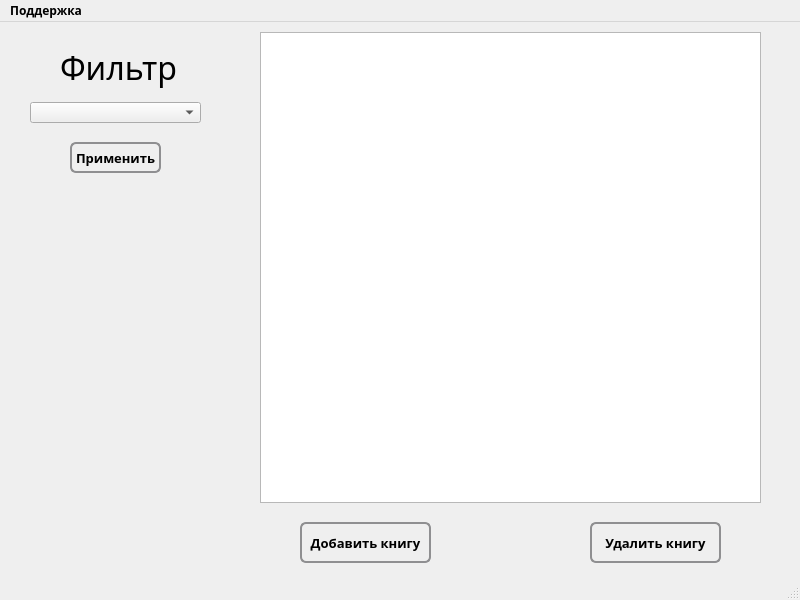
<?xml version="1.0" encoding="UTF-8"?>
<ui version="4.0">
 <class>MainWindow</class>
 <widget class="QMainWindow" name="MainWindow">
  <property name="geometry">
   <rect>
    <x>0</x>
    <y>0</y>
    <width>800</width>
    <height>600</height>
   </rect>
  </property>
  <property name="font">
   <font>
    <family>Manrope</family>
   </font>
  </property>
  <property name="windowTitle">
   <string>MainWindow</string>
  </property>
  <widget class="QWidget" name="centralwidget">
   <property name="font">
    <font>
     <family>Manrope</family>
    </font>
   </property>
   <widget class="QTableView" name="db_view">
    <property name="geometry">
     <rect>
      <x>260</x>
      <y>10</y>
      <width>501</width>
      <height>471</height>
     </rect>
    </property>
    <property name="font">
     <font>
      <family>HelveticaNeueCyr</family>
      <pointsize>10</pointsize>
      <weight>50</weight>
      <bold>false</bold>
     </font>
    </property>
    <property name="styleSheet">
     <string notr="true">QTableView {
    selection-background-color: qlineargradient(x1: 0, y1: 0, x2: 0.5, y2: 0.5,
                                stop: 0 #FF92BB, stop: 1 purple);
}</string>
    </property>
    <property name="sortingEnabled">
     <bool>false</bool>
    </property>
   </widget>
   <widget class="QPushButton" name="add_book">
    <property name="geometry">
     <rect>
      <x>300</x>
      <y>500</y>
      <width>131</width>
      <height>41</height>
     </rect>
    </property>
    <property name="font">
     <font>
      <family>Manrope</family>
      <pointsize>10</pointsize>
      <weight>75</weight>
      <bold>true</bold>
     </font>
    </property>
    <property name="styleSheet">
     <string notr="true">QPushButton {
    border: 2px solid #8f8f91;
    border-radius: 6px;
    background-color: qlineargradient(x1: 0, y1: 0, x2: 0, y2: 1,
                                      stop: 0 #f6f7fa, stop: 1 #dadbde);
    min-width: 80px;
}

QPushButton:pressed {
    background-color: qlineargradient(x1: 0, y1: 0, x2: 0, y2: 1,
                                      stop: 0 #dadbde, stop: 1 #f6f7fa);
}

QPushButton:flat {
    border: none; /* no border for a flat push button */
}

QPushButton:default {
    border-color: navy; /* make the default button prominent */
}</string>
    </property>
    <property name="text">
     <string>Добавить книгу</string>
    </property>
   </widget>
   <widget class="QPushButton" name="remove_book">
    <property name="geometry">
     <rect>
      <x>590</x>
      <y>500</y>
      <width>131</width>
      <height>41</height>
     </rect>
    </property>
    <property name="font">
     <font>
      <family>Manrope</family>
      <pointsize>10</pointsize>
      <weight>75</weight>
      <bold>true</bold>
     </font>
    </property>
    <property name="styleSheet">
     <string notr="true">QPushButton {
    border: 2px solid #8f8f91;
    border-radius: 6px;
    background-color: qlineargradient(x1: 0, y1: 0, x2: 0, y2: 1,
                                      stop: 0 #f6f7fa, stop: 1 #dadbde);
    min-width: 80px;
}

QPushButton:pressed {
    background-color: qlineargradient(x1: 0, y1: 0, x2: 0, y2: 1,
                                      stop: 0 #dadbde, stop: 1 #f6f7fa);
}

QPushButton:flat {
    border: none; /* no border for a flat push button */
}

QPushButton:default {
    border-color: navy; /* make the default button prominent */
}</string>
    </property>
    <property name="text">
     <string>Удалить книгу</string>
    </property>
   </widget>
   <widget class="QComboBox" name="dropdown_list">
    <property name="geometry">
     <rect>
      <x>30</x>
      <y>80</y>
      <width>171</width>
      <height>21</height>
     </rect>
    </property>
   </widget>
   <widget class="QLabel" name="label_filter">
    <property name="geometry">
     <rect>
      <x>60</x>
      <y>20</y>
      <width>121</width>
      <height>51</height>
     </rect>
    </property>
    <property name="font">
     <font>
      <family>Manrope</family>
      <pointsize>24</pointsize>
      <weight>50</weight>
      <bold>false</bold>
     </font>
    </property>
    <property name="text">
     <string>Фильтр</string>
    </property>
   </widget>
   <widget class="QPushButton" name="filter_confirm_btn">
    <property name="geometry">
     <rect>
      <x>70</x>
      <y>120</y>
      <width>91</width>
      <height>31</height>
     </rect>
    </property>
    <property name="font">
     <font>
      <family>Manrope</family>
      <pointsize>10</pointsize>
      <weight>75</weight>
      <bold>true</bold>
     </font>
    </property>
    <property name="styleSheet">
     <string notr="true">QPushButton {
    border: 2px solid #8f8f91;
    border-radius: 6px;
    background-color: qlineargradient(x1: 0, y1: 0, x2: 0, y2: 1,
                                      stop: 0 #f6f7fa, stop: 1 #dadbde);
    min-width: 80px;
}

QPushButton:pressed {
    background-color: qlineargradient(x1: 0, y1: 0, x2: 0, y2: 1,
                                      stop: 0 #dadbde, stop: 1 #f6f7fa);
}

QPushButton:flat {
    border: none; /* no border for a flat push button */
}

QPushButton:default {
    border-color: navy; /* make the default button prominent */
}</string>
    </property>
    <property name="text">
     <string>Применить</string>
    </property>
   </widget>
  </widget>
  <widget class="QStatusBar" name="statusbar"/>
  <widget class="QMenuBar" name="menubar">
   <property name="geometry">
    <rect>
     <x>0</x>
     <y>0</y>
     <width>800</width>
     <height>23</height>
    </rect>
   </property>
   <property name="font">
    <font>
     <family>Manrope</family>
     <weight>75</weight>
     <bold>true</bold>
    </font>
   </property>
   <widget class="QMenu" name="Help">
    <property name="font">
     <font>
      <family>Manrope</family>
      <weight>75</weight>
      <bold>true</bold>
     </font>
    </property>
    <property name="title">
     <string>Поддержка</string>
    </property>
    <addaction name="Help_action"/>
   </widget>
   <addaction name="Help"/>
  </widget>
  <action name="action_3">
   <property name="text">
    <string>Поддержка</string>
   </property>
  </action>
  <action name="Help_action">
   <property name="enabled">
    <bool>true</bool>
   </property>
   <property name="text">
    <string>Поддержка</string>
   </property>
  </action>
 </widget>
 <resources/>
 <connections/>
</ui>
